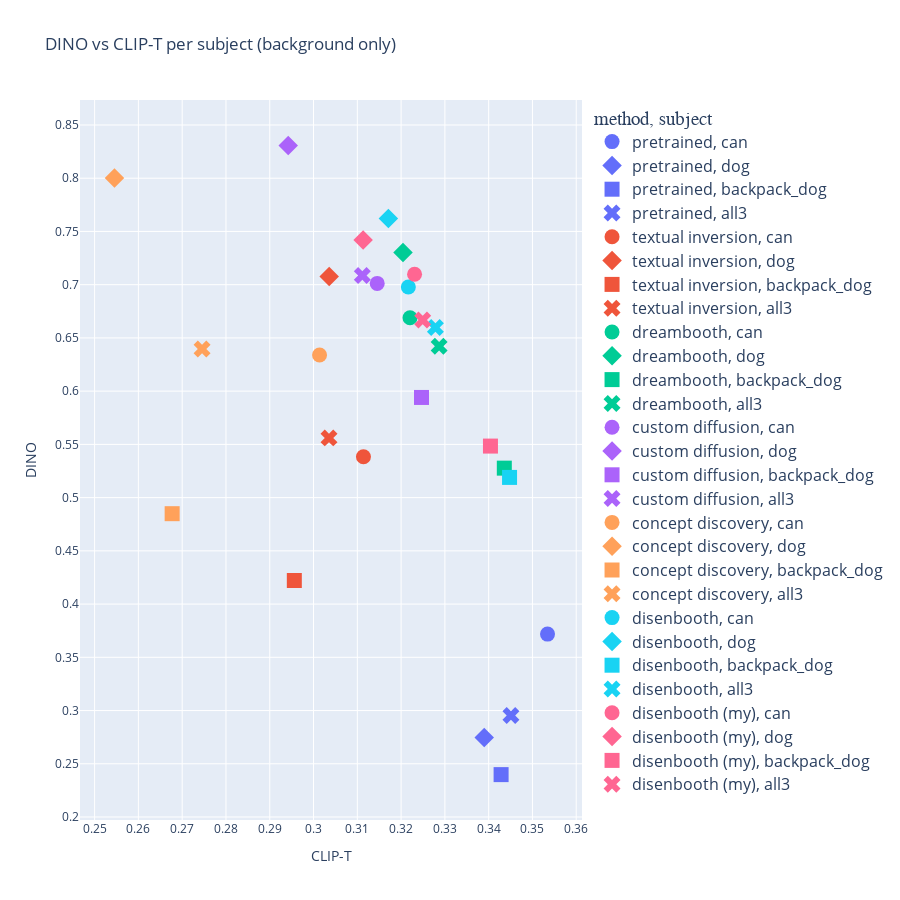

Notebook cell for this chart:
### Code cell
import plotly.express as px
import plotly.io as pio
from matplotlib import pyplot as plt
from matplotlib.pyplot import figure

figure(figsize=(4, 4), dpi=80)

dfc = df2[df2['name'] != 'real images']
fig = px.scatter(dfc, color='name', y='DINO', x='CLIP-T', symbol='subject', title="DINO vs CLIP-T per subject" + title_suffix,
                 labels={
                     "DINO": "DINO",
                     "CLIP-T": "CLIP-T",
                     "name": "method"
                 }, 
#                 error_y='error DINO', 
#                 error_x='error CLIP-T',
                    width=900, height=900
)
fig.update_layout(showlegend=True, legend=dict(
    title_font_family='Courier New',
    font=dict(
        size=16
    )
))
fig.update_traces(marker=dict(size=15))

fig.update_yaxes(nticks=20)
fig.update_xaxes(nticks=20)

fig.show()

### Figure 1 — Plotly figure (JSON) as saved in the notebook; plotly's stock layout.template omitted (floating-point values rounded to 4 significant figures)
{"data": [{"hovertemplate": "method=pretrained<br>subject=can<br>CLIP-T=%{x}<br>DINO=%{y}<extra></extra>", "legendgroup": "pretrained, can", "marker": {"color": "#636efa", "size": 15, "symbol": "circle"}, "mode": "markers", "name": "pretrained, can", "orientation": "v", "showlegend": true, "type": "scatter", "x": [0.3534], "xaxis": "x", "y": [0.3718], "yaxis": "y"}, {"hovertemplate": "method=pretrained<br>subject=dog<br>CLIP-T=%{x}<br>DINO=%{y}<extra></extra>", "legendgroup": "pretrained, dog", "marker": {"color": "#636efa", "size": 15, "symbol": "diamond"}, "mode": "markers", "name": "pretrained, dog", "orientation": "v", "showlegend": true, "type": "scatter", "x": [0.339], "xaxis": "x", "y": [0.2746], "yaxis": "y"}, {"hovertemplate": "method=pretrained<br>subject=backpack_dog<br>CLIP-T=%{x}<br>DINO=%{y}<extra></extra>", "legendgroup": "pretrained, backpack_dog", "marker": {"color": "#636efa", "size": 15, "symbol": "square"}, "mode": "markers", "name": "pretrained, backpack_dog", "orientation": "v", "showlegend": true, "type": "scatter", "x": [0.3428], "xaxis": "x", "y": [0.2398], "yaxis": "y"}, {"hovertemplate": "method=pretrained<br>subject=all3<br>CLIP-T=%{x}<br>DINO=%{y}<extra></extra>", "legendgroup": "pretrained, all3", "marker": {"color": "#636efa", "size": 15, "symbol": "x"}, "mode": "markers", "name": "pretrained, all3", "orientation": "v", "showlegend": true, "type": "scatter", "x": [0.3451], "xaxis": "x", "y": [0.2954], "yaxis": "y"}, {"hovertemplate": "method=textual inversion<br>subject=can<br>CLIP-T=%{x}<br>DINO=%{y}<extra></extra>", "legendgroup": "textual inversion, can", "marker": {"color": "#EF553B", "size": 15, "symbol": "circle"}, "mode": "markers", "name": "textual inversion, can", "orientation": "v", "showlegend": true, "type": "scatter", "x": [0.3114], "xaxis": "x", "y": [0.5384], "yaxis": "y"}, {"hovertemplate": "method=textual inversion<br>subject=dog<br>CLIP-T=%{x}<br>DINO=%{y}<extra></extra>", "legendgroup": "textual inversion, dog", "marker": {"color": "#EF553B", "size": 15, "symbol": "diamond"}, "mode": "markers", "name": "textual inversion, dog", "orientation": "v", "showlegend": true, "type": "scatter", "x": [0.3036], "xaxis": "x", "y": [0.7078], "yaxis": "y"}, {"hovertemplate": "method=textual inversion<br>subject=backpack_dog<br>CLIP-T=%{x}<br>DINO=%{y}<extra></extra>", "legendgroup": "textual inversion, backpack_dog", "marker": {"color": "#EF553B", "size": 15, "symbol": "square"}, "mode": "markers", "name": "textual inversion, backpack_dog", "orientation": "v", "showlegend": true, "type": "scatter", "x": [0.2956], "xaxis": "x", "y": [0.4221], "yaxis": "y"}, {"hovertemplate": "method=textual inversion<br>subject=all3<br>CLIP-T=%{x}<br>DINO=%{y}<extra></extra>", "legendgroup": "textual inversion, all3", "marker": {"color": "#EF553B", "size": 15, "symbol": "x"}, "mode": "markers", "name": "textual inversion, all3", "orientation": "v", "showlegend": true, "type": "scatter", "x": [0.3035], "xaxis": "x", "y": [0.5561], "yaxis": "y"}, {"hovertemplate": "method=dreambooth<br>subject=can<br>CLIP-T=%{x}<br>DINO=%{y}<extra></extra>", "legendgroup": "dreambooth, can", "marker": {"color": "#00cc96", "size": 15, "symbol": "circle"}, "mode": "markers", "name": "dreambooth, can", "orientation": "v", "showlegend": true, "type": "scatter", "x": [0.322], "xaxis": "x", "y": [0.6689], "yaxis": "y"}, {"hovertemplate": "method=dreambooth<br>subject=dog<br>CLIP-T=%{x}<br>DINO=%{y}<extra></extra>", "legendgroup": "dreambooth, dog", "marker": {"color": "#00cc96", "size": 15, "symbol": "diamond"}, "mode": "markers", "name": "dreambooth, dog", "orientation": "v", "showlegend": true, "type": "scatter", "x": [0.3204], "xaxis": "x", "y": [0.7302], "yaxis": "y"}, {"hovertemplate": "method=dreambooth<br>subject=backpack_dog<br>CLIP-T=%{x}<br>DINO=%{y}<extra></extra>", "legendgroup": "dreambooth, backpack_dog", "marker": {"color": "#00cc96", "size": 15, "symbol": "square"}, "mode": "markers", "name": "dreambooth, backpack_dog", "orientation": "v", "showlegend": true, "type": "scatter", "x": [0.3436], "xaxis": "x", "y": [0.5277], "yaxis": "y"}, {"hovertemplate": "method=dreambooth<br>subject=all3<br>CLIP-T=%{x}<br>DINO=%{y}<extra></extra>", "legendgroup": "dreambooth, all3", "marker": {"color": "#00cc96", "size": 15, "symbol": "x"}, "mode": "markers", "name": "dreambooth, all3", "orientation": "v", "showlegend": true, "type": "scatter", "x": [0.3287], "xaxis": "x", "y": [0.6422], "yaxis": "y"}, {"hovertemplate": "method=custom diffusion<br>subject=can<br>CLIP-T=%{x}<br>DINO=%{y}<extra></extra>", "legendgroup": "custom diffusion, can", "marker": {"color": "#ab63fa", "size": 15, "symbol": "circle"}, "mode": "markers", "name": "custom diffusion, can", "orientation": "v", "showlegend": true, "type": "scatter", "x": [0.3145], "xaxis": "x", "y": [0.7012], "yaxis": "y"}, {"hovertemplate": "method=custom diffusion<br>subject=dog<br>CLIP-T=%{x}<br>DINO=%{y}<extra></extra>", "legendgroup": "custom diffusion, dog", "marker": {"color": "#ab63fa", "size": 15, "symbol": "diamond"}, "mode": "markers", "name": "custom diffusion, dog", "orientation": "v", "showlegend": true, "type": "scatter", "x": [0.2942], "xaxis": "x", "y": [0.8308], "yaxis": "y"}, {"hovertemplate": "method=custom diffusion<br>subject=backpack_dog<br>CLIP-T=%{x}<br>DINO=%{y}<extra></extra>", "legendgroup": "custom diffusion, backpack_dog", "marker": {"color": "#ab63fa", "size": 15, "symbol": "square"}, "mode": "markers", "name": "custom diffusion, backpack_dog", "orientation": "v", "showlegend": true, "type": "scatter", "x": [0.3247], "xaxis": "x", "y": [0.5941], "yaxis": "y"}, {"hovertemplate": "method=custom diffusion<br>subject=all3<br>CLIP-T=%{x}<br>DINO=%{y}<extra></extra>", "legendgroup": "custom diffusion, all3", "marker": {"color": "#ab63fa", "size": 15, "symbol": "x"}, "mode": "markers", "name": "custom diffusion, all3", "orientation": "v", "showlegend": true, "type": "scatter", "x": [0.3111], "xaxis": "x", "y": [0.7087], "yaxis": "y"}, {"hovertemplate": "method=concept discovery<br>subject=can<br>CLIP-T=%{x}<br>DINO=%{y}<extra></extra>", "legendgroup": "concept discovery, can", "marker": {"color": "#FFA15A", "size": 15, "symbol": "circle"}, "mode": "markers", "name": "concept discovery, can", "orientation": "v", "showlegend": true, "type": "scatter", "x": [0.3014], "xaxis": "x", "y": [0.6339], "yaxis": "y"}, {"hovertemplate": "method=concept discovery<br>subject=dog<br>CLIP-T=%{x}<br>DINO=%{y}<extra></extra>", "legendgroup": "concept discovery, dog", "marker": {"color": "#FFA15A", "size": 15, "symbol": "diamond"}, "mode": "markers", "name": "concept discovery, dog", "orientation": "v", "showlegend": true, "type": "scatter", "x": [0.2545], "xaxis": "x", "y": [0.8002], "yaxis": "y"}, {"hovertemplate": "method=concept discovery<br>subject=backpack_dog<br>CLIP-T=%{x}<br>DINO=%{y}<extra></extra>", "legendgroup": "concept discovery, backpack_dog", "marker": {"color": "#FFA15A", "size": 15, "symbol": "square"}, "mode": "markers", "name": "concept discovery, backpack_dog", "orientation": "v", "showlegend": true, "type": "scatter", "x": [0.2677], "xaxis": "x", "y": [0.4849], "yaxis": "y"}, {"hovertemplate": "method=concept discovery<br>subject=all3<br>CLIP-T=%{x}<br>DINO=%{y}<extra></extra>", "legendgroup": "concept discovery, all3", "marker": {"color": "#FFA15A", "size": 15, "symbol": "x"}, "mode": "markers", "name": "concept discovery, all3", "orientation": "v", "showlegend": true, "type": "scatter", "x": [0.2745], "xaxis": "x", "y": [0.6397], "yaxis": "y"}, {"hovertemplate": "method=disenbooth<br>subject=can<br>CLIP-T=%{x}<br>DINO=%{y}<extra></extra>", "legendgroup": "disenbooth, can", "marker": {"color": "#19d3f3", "size": 15, "symbol": "circle"}, "mode": "markers", "name": "disenbooth, can", "orientation": "v", "showlegend": true, "type": "scatter", "x": [0.3217], "xaxis": "x", "y": [0.6978], "yaxis": "y"}, {"hovertemplate": "method=disenbooth<br>subject=dog<br>CLIP-T=%{x}<br>DINO=%{y}<extra></extra>", "legendgroup": "disenbooth, dog", "marker": {"color": "#19d3f3", "size": 15, "symbol": "diamond"}, "mode": "markers", "name": "disenbooth, dog", "orientation": "v", "showlegend": true, "type": "scatter", "x": [0.3171], "xaxis": "x", "y": [0.7623], "yaxis": "y"}, {"hovertemplate": "method=disenbooth<br>subject=backpack_dog<br>CLIP-T=%{x}<br>DINO=%{y}<extra></extra>", "legendgroup": "disenbooth, backpack_dog", "marker": {"color": "#19d3f3", "size": 15, "symbol": "square"}, "mode": "markers", "name": "disenbooth, backpack_dog", "orientation": "v", "showlegend": true, "type": "scatter", "x": [0.3448], "xaxis": "x", "y": [0.519], "yaxis": "y"}, {"hovertemplate": "method=disenbooth<br>subject=all3<br>CLIP-T=%{x}<br>DINO=%{y}<extra></extra>", "legendgroup": "disenbooth, all3", "marker": {"color": "#19d3f3", "size": 15, "symbol": "x"}, "mode": "markers", "name": "disenbooth, all3", "orientation": "v", "showlegend": true, "type": "scatter", "x": [0.3278], "xaxis": "x", "y": [0.6597], "yaxis": "y"}, {"hovertemplate": "method=disenbooth (my)<br>subject=can<br>CLIP-T=%{x}<br>DINO=%{y}<extra></extra>", "legendgroup": "disenbooth (my), can", "marker": {"color": "#FF6692", "size": 15, "symbol": "circle"}, "mode": "markers", "name": "disenbooth (my), can", "orientation": "v", "showlegend": true, "type": "scatter", "x": [0.3231], "xaxis": "x", "y": [0.7098], "yaxis": "y"}, {"hovertemplate": "method=disenbooth (my)<br>subject=dog<br>CLIP-T=%{x}<br>DINO=%{y}<extra></extra>", "legendgroup": "disenbooth (my), dog", "marker": {"color": "#FF6692", "size": 15, "symbol": "diamond"}, "mode": "markers", "name": "disenbooth (my), dog", "orientation": "v", "showlegend": true, "type": "scatter", "x": [0.3113], "xaxis": "x", "y": [0.742], "yaxis": "y"}, {"hovertemplate": "method=disenbooth (my)<br>subject=backpack_dog<br>CLIP-T=%{x}<br>DINO=%{y}<extra></extra>", "legendgroup": "disenbooth (my), backpack_dog", "marker": {"color": "#FF6692", "size": 15, "symbol": "square"}, "mode": "markers", "name": "disenbooth (my), backpack_dog", "orientation": "v", "showlegend": true, "type": "scatter", "x": [0.3404], "xaxis": "x", "y": [0.5484], "yaxis": "y"}, {"hovertemplate": "method=disenbooth (my)<br>subject=all3<br>CLIP-T=%{x}<br>DINO=%{y}<extra></extra>", "legendgroup": "disenbooth (my), all3", "marker": {"color": "#FF6692", "size": 15, "symbol": "x"}, "mode": "markers", "name": "disenbooth (my), all3", "orientation": "v", "showlegend": true, "type": "scatter", "x": [0.3249], "xaxis": "x", "y": [0.6667], "yaxis": "y"}], "layout": {"height": 900, "legend": {"font": {"size": 16}, "title": {"font": {"family": "Courier New"}, "text": "method, subject"}, "tracegroupgap": 0}, "showlegend": true, "title": {"text": "DINO vs CLIP-T per subject (background only)"}, "width": 900, "xaxis": {"anchor": "y", "autorange": true, "domain": [0, 1], "nticks": 20, "range": [0.2467, 0.3613], "title": {"text": "CLIP-T"}, "type": "linear"}, "yaxis": {"anchor": "x", "autorange": true, "domain": [0, 1], "nticks": 20, "range": [0.1972, 0.8735], "title": {"text": "DINO"}, "type": "linear"}}}
